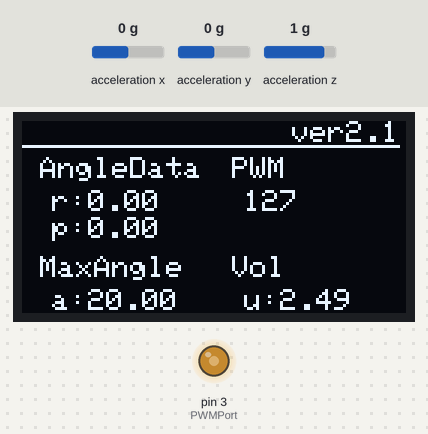
The sketch below on a simulated Arduino Uno, built with avr-gcc and run on an emulated ATmega328P. On the bench: 128×64 one-colour display, output pins drawn as LEDs (lit = HIGH). Inputs (shaded band) come from the test bench; at power-on: acceleration y 0 g, acceleration x 0 g, acceleration z 1 g.

Above: at 1.2 s.
1.3 s: acceleration y set to -1.4 g
At 2.1 s:
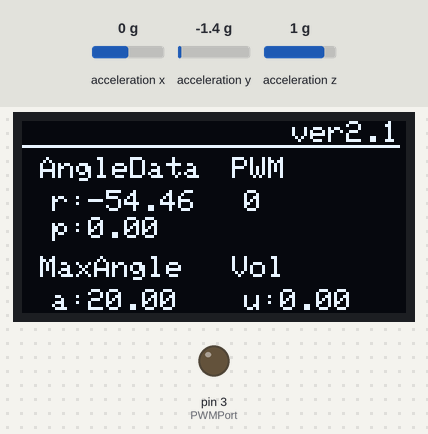
2.8 s: acceleration y set to -0.5 g
At 3.5 s:
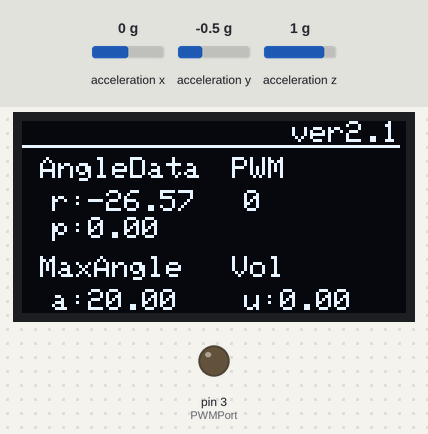
4.3 s: acceleration y set to -0.2 g
At 4.8 s:
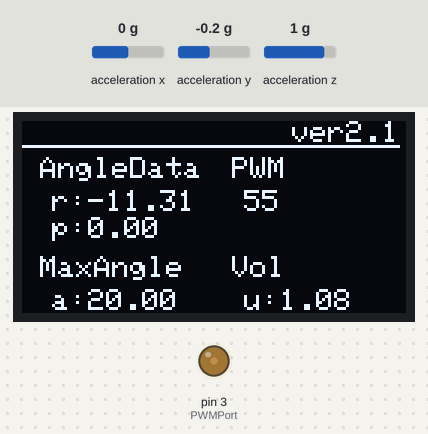
5.8 s: acceleration x set to -1.4 g
At 6.8 s:
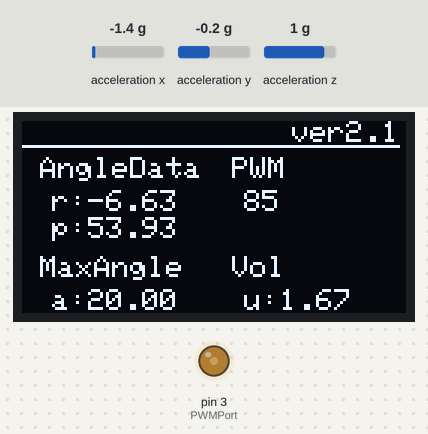
7.3 s: acceleration y set to 0.8 g
At 8.5 s:
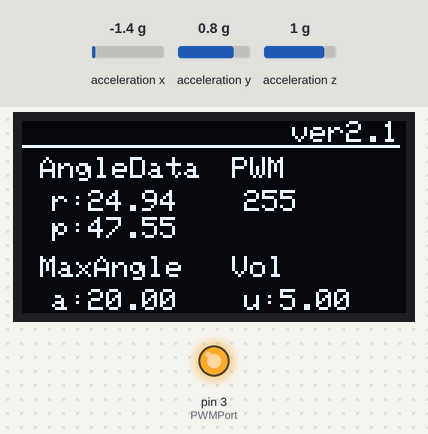
8.8 s: acceleration z set to -1.4 g
At 9.6 s:
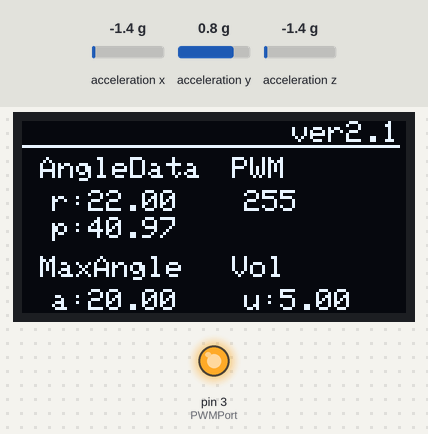
Timing chart, 0 to 11.3 s (numbered marks = the images above; inputs shaded):
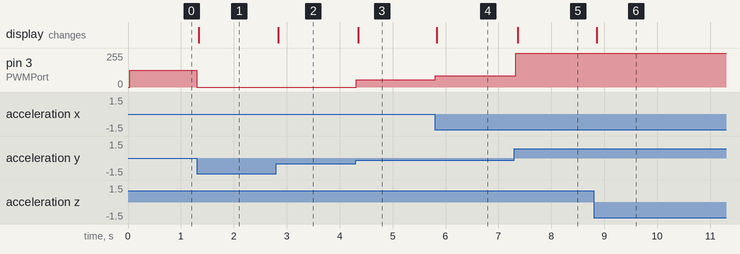

Measured:
- the behaviour switches between -0.4 and -0.3 g on acceleration y (found by bisection; images 2 and 3)
- after the input at 1.3 s, pin 3 (PWMPort): 127/255 → 0/255 at once; the display: changes at once (image 1)
- after the input at 2.8 s, the display: changes at once (image 2)
- after the input at 4.3 s, pin 3 (PWMPort): 0/255 → 55/255 at once; the display: changes after 0.05 s (image 3)
- after the input at 5.8 s, pin 3 (PWMPort): 55/255 → 85/255 at once; the display: changes at once (image 4)
- after the input at 7.3 s, pin 3 (PWMPort): 85/255 → 255/255 at once; the display: changes after 0.06 s (image 5)
- after the input at 8.8 s, the display: changes after 0.05 s (image 6)

The sketch:

main.ino
```cpp
#include "Interface.h"
#include <Adafruit_GFX.h>
#include <Adafruit_Sensor.h>
#include <Adafruit_ADXL345_U.h>

//	Programm Setting
#define PWMPort 3
#define MaxAngle 20

Interface interface;
Adafruit_ADXL345_Unified accel = Adafruit_ADXL345_Unified();

float AccelerometerVariable[3];
uint8_t error = 0x0F;
float pitch;
float roll;

void AngleData(){
	roll = atan(AccelerometerVariable[1] / sqrt(pow(AccelerometerVariable[0], 2) + pow(AccelerometerVariable[2], 2))) * 180 / PI;
	pitch = atan(-1 * AccelerometerVariable[0] / sqrt(pow(AccelerometerVariable[1], 2) + pow(AccelerometerVariable[2], 2)))* 180 / PI;
}

void GetAngle(){
	sensors_event_t event;
	accel.getEvent(&event);
	AccelerometerVariable[0] = event.acceleration.x;
	AccelerometerVariable[1] = event.acceleration.y;
	AccelerometerVariable[2] = event.acceleration.z;
	AngleData();
}

void OutputData(){
	analogWrite(PWMPort, constrain(map(roll * 1000, -MaxAngle * 1000, MaxAngle * 1000, 0, 255), 0, 255));
}

void setup() {
	Serial.begin(9600);
	interface.start();
	if (!accel.begin()){}
}

void LCDInterface(){
	interface.show(pitch, roll, MaxAngle);
	interface.update();
}

void loop() {
	GetAngle();
	OutputData();
	LCDInterface();
}
```

Interface.h
```cpp
#pragma once
#include <Arduino.h>
#include <Adafruit_GFX.h>
#include <Adafruit_SSD1306.h>

Adafruit_SSD1306 display(128, 64);

class Interface{
public:
	Interface();
	void start();
	void show(float pitch, float roll, float MaxAngle);
	void update();
};

Interface::Interface(){}

void Interface::start(){
	display.begin(SSD1306_SWITCHCAPVCC, 0x3C);
	display.clearDisplay();
	display.setTextColor(WHITE);
}

void Interface::show(float pitch, float roll, float MaxAngle){
	//OverLine
	display.setCursor(90, 0);
	display.print("ver2.1");
	display.drawLine(0, 8, 125, 8, WHITE);
	//AngleData
	display.setCursor(6,12);
	display.print("AngleData");
	display.setCursor(10,23);
	display.print("r:");
	display.print(roll);
	display.setCursor(10,32);
	display.print("p:");
	display.print(pitch);
	// MaxAngle
	display.setCursor(6,45);
	display.print("MaxAngle");
	display.setCursor(10,56);
	display.print("a:");
	display.print(MaxAngle);
	//
	display.setCursor(70,12);
	display.print("PWM");
	display.setCursor(74,23);
	display.print(constrain(map(roll*1000, -MaxAngle*1000, MaxAngle*1000 , 0, 255), 0, 255));

	display.setCursor(70,45);
	display.print("Vol");
	display.setCursor(74,56);
	display.print("u:");
	display.print(constrain(map(roll*1000, -MaxAngle*1000, MaxAngle*1000, 0, 255), 0, 255) / 51.0);


}

void Interface::update(){
	display.display();
	display.clearDisplay();
}
```
